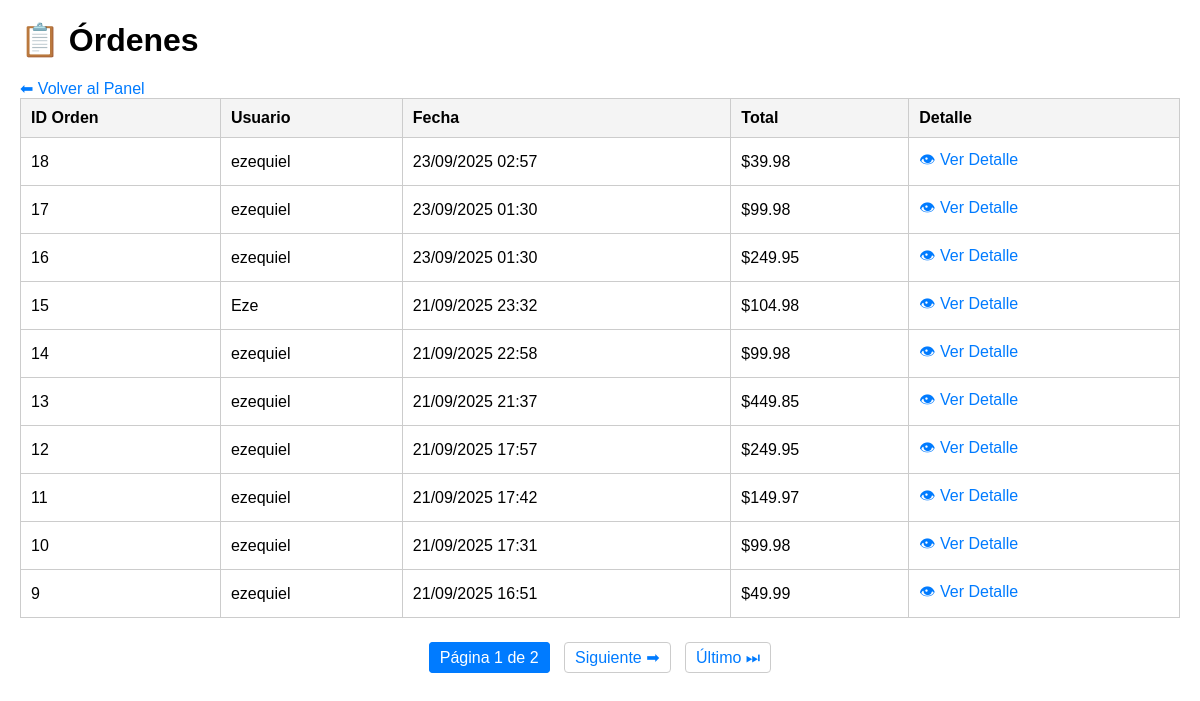
Screenshot of /admin/ordenes.php (signed in) with the database file from the repository.
### tables this page shows
CREATE TABLE IF NOT EXISTS `ordenes` (
  `id` int NOT NULL AUTO_INCREMENT,
  `usuario_id` int NOT NULL,
  `fecha` timestamp NOT NULL DEFAULT CURRENT_TIMESTAMP,
  `total` decimal(10,2) NOT NULL,
  PRIMARY KEY (`id`),
  KEY `usuario_id` (`usuario_id`),
  CONSTRAINT `ordenes_ibfk_1` FOREIGN KEY (`usuario_id`) REFERENCES `usuarios` (`id`)
);

CREATE TABLE IF NOT EXISTS `usuarios` (
  `id` int NOT NULL AUTO_INCREMENT,
  `nombre` varchar(100) NOT NULL,
  `email` varchar(100) NOT NULL,
  `password` varchar(255) NOT NULL,
  `creado` timestamp NOT NULL DEFAULT CURRENT_TIMESTAMP,
  PRIMARY KEY (`id`),
  UNIQUE KEY `email` (`email`)
);

### admin/ordenes.php (the view, shortened to what this page needs)
<?php
include("../includes/db.php");
$limite = 10;
$pagina = isset($_GET['pagina']) && is_numeric($_GET['pagina']) ? intval($_GET['pagina']) : 1;
$offset = ($pagina - 1) * $limite;
$sqlTotal = "SELECT COUNT(*) AS total FROM ordenes";
$resTotal = $conn->query($sqlTotal);
$totalOrdenes = $resTotal->fetch_assoc()['total'];
$totalPaginas = ceil($totalOrdenes / $limite);
$sql = "SELECT o.id, o.fecha, o.total, u.nombre AS usuario
        FROM ordenes o
        INNER JOIN usuarios u ON o.usuario_id = u.id
        ORDER BY o.fecha DESC
        LIMIT ? OFFSET ?";
$stmt = $conn->prepare($sql);
$stmt->bind_param("ii", $limite, $offset);
$stmt->execute();
$ordenes = $stmt->get_result();
?>
<!DOCTYPE html>
<html lang="es">
<head>
</head>
<body>
  <h1>📋 Órdenes</h1>
  <a href="index.php">⬅ Volver al Panel</a>
  <table>
    <thead>
      <tr>
        <th>ID Orden</th>
        <th>Usuario</th>
        <th>Fecha</th>
        <th>Total</th>
        <th>Detalle</th>
      </tr>
    </thead>
    <tbody>
    <?php while ($orden = $ordenes->fetch_assoc()): ?>
    <tr>
      <td data-label="ID Orden"><?= htmlspecialchars($orden['id']) ?></td>
      <td data-label="Usuario"><?= htmlspecialchars($orden['usuario']) ?></td>
      <td data-label="Fecha"><?= date("d/m/Y H:i", strtotime($orden['fecha'])) ?></td>
      <td data-label="Total">$<?= htmlspecialchars(number_format($orden['total'], 2)) ?></td>
      <td data-label="Detalle">
        <a onclick="verDetalle(<?= htmlspecialchars($orden['id']) ?>)">👁 Ver Detalle</a>
      </td>
    </tr>
    <?php endwhile; ?>
    </tbody>
  </table>
  <div class="paginacion">
    <span>Página <?= $pagina ?> de <?= $totalPaginas ?></span>
    <?php if ($pagina < $totalPaginas): ?>
      <a href="?pagina=<?= $pagina + 1 ?>">Siguiente ➡</a>
      <a href="?pagina=<?= $totalPaginas ?>">Último ⏭</a>
    <?php endif; ?>
  </div>
</body>
</html>

### admin/ordenes.php (style rules this page uses)
body { font-family: Arial, sans-serif; margin: 20px; }
table { width: 100%; border-collapse: collapse; margin-bottom: 30px; }
th, td { padding: 10px; border: 1px solid #ccc; text-align: left; }
th { background: #f4f4f4; }
h1 { margin-bottom: 20px; }
a { color: #007bff; text-decoration: none; cursor: pointer; }
.paginacion { margin-top: 15px; text-align: center; }
.paginacion a, .paginacion span { margin: 0 5px; padding: 6px 10px; border: 1px solid #ccc; border-radius: 4px; }
.paginacion span { background: #007bff; color: white; border-color: #007bff; }

### rows the page displays
ordenes: id "18", usuario.nombre "ezequiel", fecha "23/09/2025 02:57", total "39.98"
ordenes: id "17", usuario.nombre "ezequiel", fecha "23/09/2025 01:30", total "99.98"
ordenes: id "16", usuario.nombre "ezequiel", fecha "23/09/2025 01:30", total "249.95"
ordenes: id "15", usuario.nombre "Eze", fecha "21/09/2025 23:32", total "104.98"
ordenes: id "14", usuario.nombre "ezequiel", fecha "21/09/2025 22:58", total "99.98"
ordenes: id "13", usuario.nombre "ezequiel", fecha "21/09/2025 21:37", total "449.85"
ordenes: id "12", usuario.nombre "ezequiel", fecha "21/09/2025 17:57", total "249.95"
ordenes: id "11", usuario.nombre "ezequiel", fecha "21/09/2025 17:42", total "149.97"
ordenes: id "10", usuario.nombre "ezequiel", fecha "21/09/2025 17:31", total "99.98"
ordenes: id "9", usuario.nombre "ezequiel", fecha "21/09/2025 16:51", total "49.99"

### other values shown
$pagina "1"
$totalPaginas "2"
